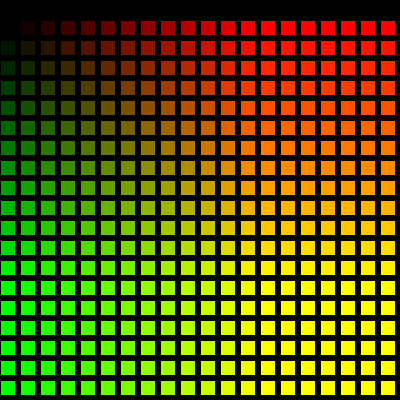
Frame 1 (no input)
Frame 60 (the mouse pressed at the canvas centre just before this capture): identical to frame 1, image omitted
Frame 120 (the mouse held since frame 60 and released just before this capture): identical to frame 1, image omitted

The Processing sketch that drew this single still picture (run headless with seeded random() and noise(); from frame 60 on, the mouse is pressed at the canvas centre):

// Processing sketch: processing_38236
// ── processing_38236.pde

//homework 5
// Copyright Paul Bracchitta September 2011 Pittsburgh, PA 15289

int x = 0;
int y = 0;

void setup () {
  size(400,400);
  background(0);
  smooth();
}

void draw () {

  while(x<= 400) {
    
   y=0;
    
    while(y <= 400){
       
      //while(y > 0) {
          
       // if(mousePressed) {
         //  fill (0,x,y);
        // }else{
           fill(x,y,0);
        // }
       y = y+20;
       
       rect(x,y,15,15);
    }
    x = x+20;
  }
}    
